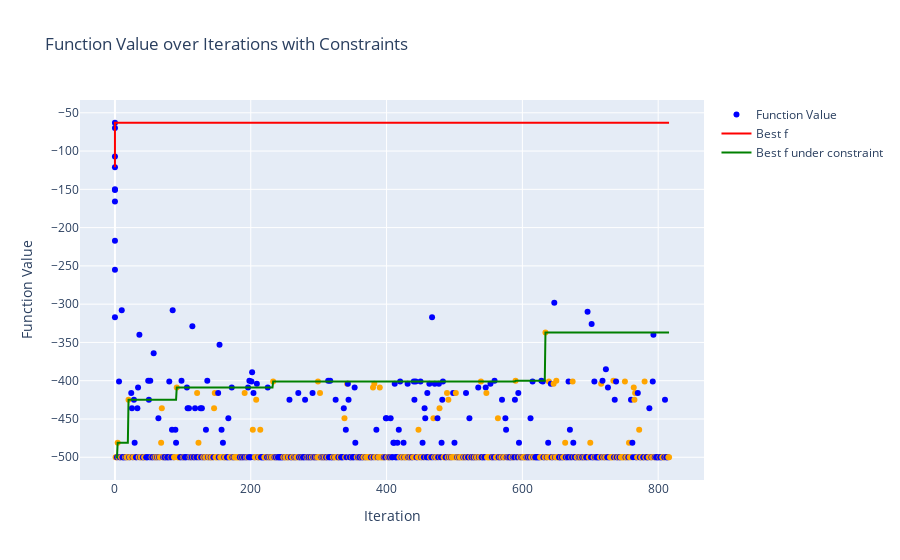

Here is the notebook cell this chart was saved with:
### Code cell
filename = search_log_files(LOG_DIR, ["2024-08-29", "tanh_6"])[0]
print(filename)
print()

log_file_path = os.path.join(LOG_DIR, filename)
df_merged, settings = parse_and_prepare_data(log_file_path)

print("実験設定")
display(settings)
print()
display(df_merged)

plot_function_values(df_merged)

### Figure 1 — Plotly figure (JSON) as saved in the notebook; plotly's stock layout.template omitted (floating-point values rounded to 4 significant figures; data arrays with more than 128 entries replaced by an {"elided": "..."} marker saying what was removed)
{"data": [{"marker": {"color": {"elided": "826 str values"}}, "mode": "markers", "name": "Function Value", "type": "scatter", "x": {"elided": "826 int values"}, "y": {"elided": "826 int values"}}, {"line": {"color": "red"}, "mode": "lines", "name": "Best f", "type": "scatter", "x": {"elided": "826 int values"}, "y": {"elided": "826 int values"}}, {"line": {"color": "green"}, "mode": "lines", "name": "Best f under constraint", "type": "scatter", "x": {"elided": "826 int values"}, "y": {"elided": "826 int values"}}], "layout": {"showlegend": true, "title": {"text": "Function Value over Iterations with Constraints"}, "xaxis": {"title": {"text": "Iteration"}}, "yaxis": {"title": {"text": "Function Value"}}}}
